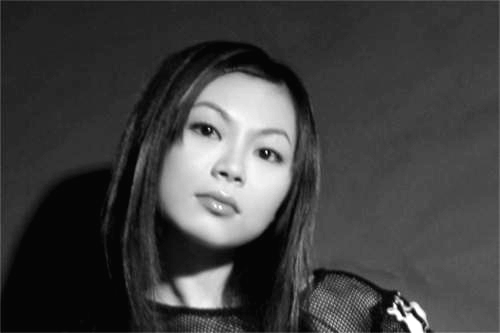
%> input picture chapter6/beauty.jpg, 500 x 333 px
$ octave ex6_2.m   (GNU Octave 9; MATLAB toolbox functions it lacks are replaced by stand-ins)
%> lines starting %> are read from the running program, lines starting %| are printed output that depends on the picture
% ex6_2.m

% 读取图片
A = imread('../beauty.jpg');
%> A is the input picture: size 333x500 uint8; min 3, max 255, mean 64.9
B = imread('../cat.jpg');
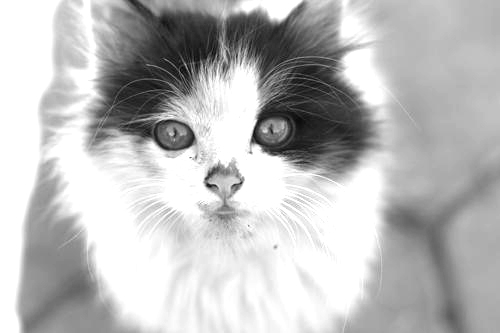
%> input picture chapter6/CAT.jpg, 500 x 333 px
%> B is the input picture: size 333x500 uint8; min 4, max 255, mean 187.5

% 求傅立叶变换
Af = fft2(double(A));
Bf = fft2(double(B));

% 分别求幅度谱和相位谱
AfA = abs(Af);
AfB = angle(Af);
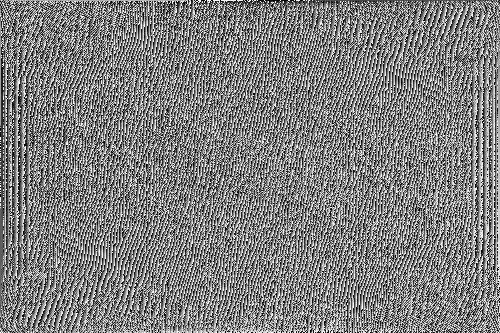
%> AfB: size 333x500 double; min -3.14, max 3.14, mean 1.89e-05; drawn with min black and max white

BfA = abs(Bf);
BfB = angle(Bf);
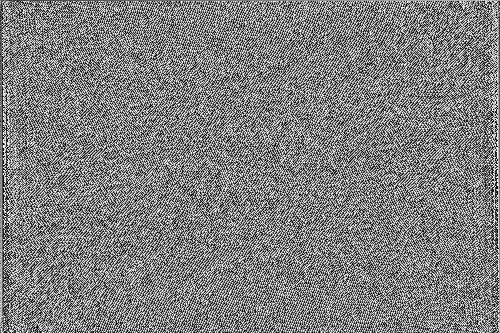
%> BfB: size 333x500 double; min -3.14, max 3.14, mean 1.54e-18; drawn with min black and max white

% 交换相位谱并重建复数矩阵
AfR = AfA .* cos(BfB) + AfA .* sin(BfB) .* i;
BfR = BfA .* cos(AfB) + BfA .* sin(AfB) .* i;

% 傅立叶反变换
AR = abs(ifft2(AfR));
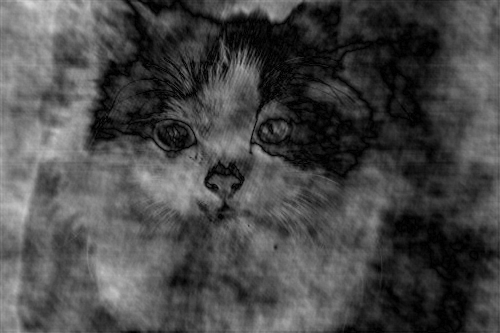
%> AR: size 333x500 double; min 0.000119, max 216.3, mean 72.5
BR = abs(ifft2(BfR));
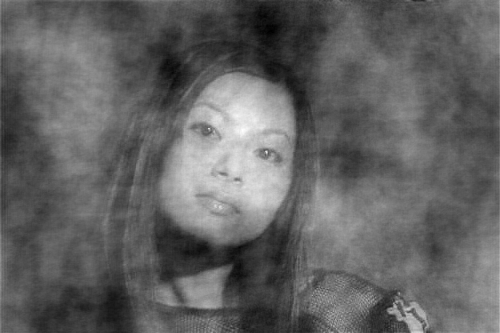
%> BR: size 333x500 double; min 19.62, max 453.4, mean 187.5; drawn with min black and max white

% 显示图像
subplot(2,2,1);
imshow(A);
title('美女原图像');

subplot(2,2,2);
imshow(B);
title('猫的原图像');

subplot(2,2,3);
imshow(AR, []);
title('美女的幅度谱和猫的相位谱组合');

subplot(2,2,4);
imshow(BR, []);
title('猫的幅度谱和美女的相位谱组合');
